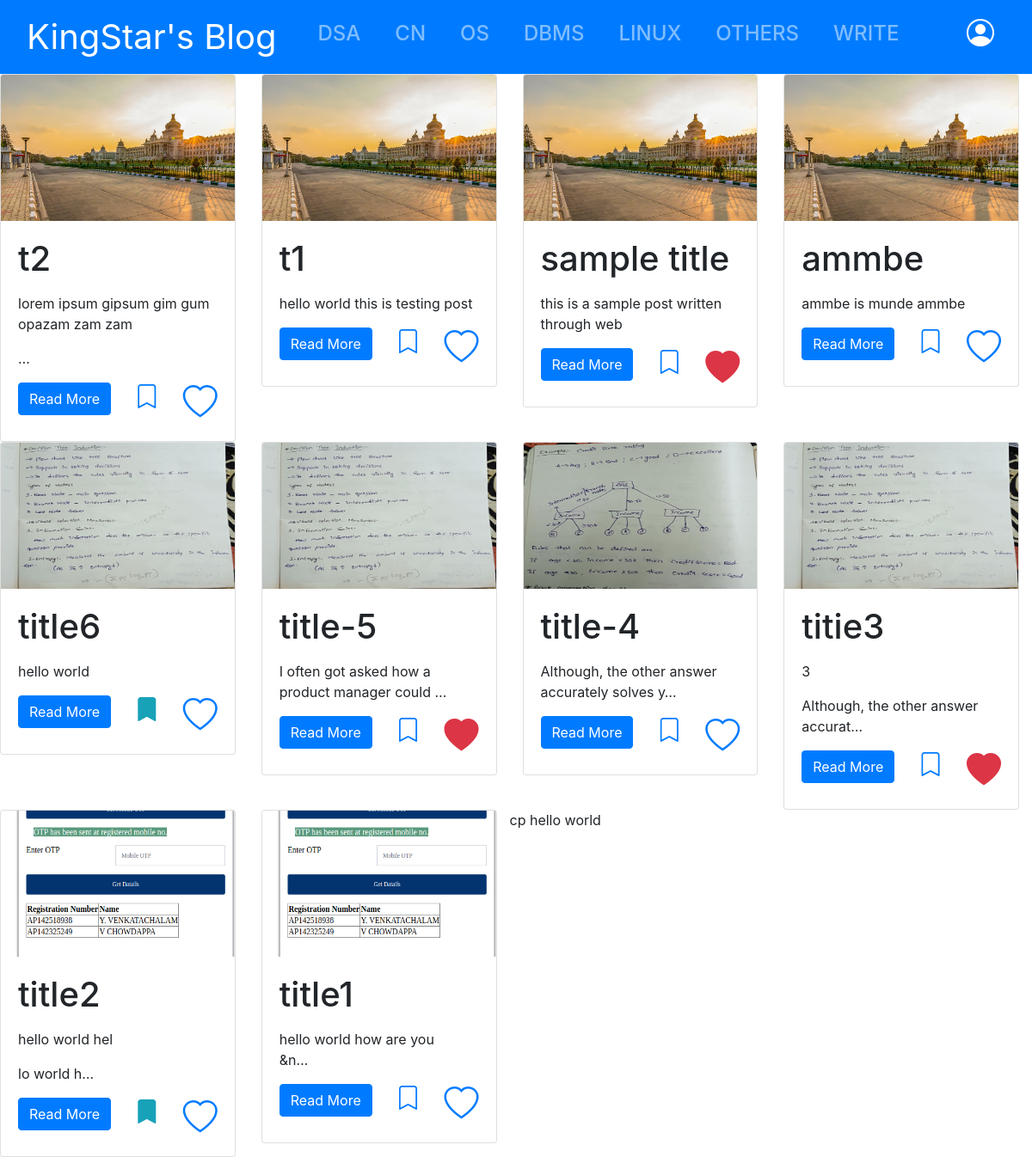
Screenshot of / (signed in) with the database file from the repository.
### blog/models.py (models this page shows, shortened)
class Article(models.Model):
    title = models.CharField(max_length=200, unique=True)
    slug = models.SlugField(max_length=200, unique=True, editable=True)
    author = models.ForeignKey(User, on_delete=models.CASCADE)
    updated_on = models.DateTimeField(auto_now=True)
    created_on = models.DateTimeField(auto_now_add=True)
    content = RichTextField()
    image = models.ImageField(null=True, blank=True,upload_to='images/')
    category = models.CharField(max_length=200, choices=CATEGORY_CHOICES)
    active = models.BooleanField(default=True)
    class Meta:
        ordering = ['-created_on']

### blog/views.py (the view)
# urls.py: path('', views.home, name="home"),
def home(request):
    posts = Article.objects.filter(active = True)
    context = {"articles" : posts}
    if request.user.is_authenticated:
        context["profile"] = UserProfile.objects.get(pk=request.user.id)
    print(settings.MEDIA_ROOT)
    return render(request, 'blog/home.html', context=context)

### templates/blog/home.html (shortened to what this page needs)
{% include "blog/base.html" %}
{% block body %}
    <div class="containter">
        <div class="row mr-0">
            {% if articles %}
                {% block content %}
                    {% include "blog/content.html" %}
                {% endblock %}
            {% else %}
                No Articles to Display
            {% endif %}
        <p>{{ request.user }} hello world</p>
        </div>
    </div>
{% endblock %}

### templates/blog/content.html
                {% load static %}
                {% for article in articles %}
                <div class="col-12 col-sm-6 col-md-6 col-lg-4 col-xl-3">
                    <div class="card">
                        <img class="card-img-top img-fluid" style="height: 170px;"
                            {% if article.image %}
                            src="{{ article.image.url }}"
                            alt="Card image cap"
                            {% else %}
                            src="{% static 'im1.jpg' %}"
                            alt="Card image cap1"
                            {% endif %}
                            >
                        <div class="card-body">
                            <h5 class="card-title h1">{{ article.title }}</h5>
                            <p class="card-text"> {{ article.content|safe|truncatechars:50 }}</p>
                            <div class="d-flex align-items-start justify-content-between">
                            <a href="{% url 'detail'   article.slug  %}" class="btn btn-primary">Read More</a>
                            {% if request.user.is_authenticated and article in profile.read_later.all %}
                                <a href = "{% url 'readlater' article.slug %}"><i class="h3 bi-bookmark-fill text-info"></i></a>
                            {% else %}
                                <a href = "{% url 'readlater' article.slug %}"><i class="h3 bi-bookmark"></i></a>
                            {% endif %}
                            {% if request.user.is_authenticated and article in profile.favourite.all %}
                                <a href = "{% url 'favourite' article.slug %}"><i class="h1 bi-heart-fill text-danger"></i></a>
                            {% else %}
                                <a href = "{% url 'favourite' article.slug %}"><i class="h1 bi-heart"></i></a>
                            {% endif %}
                            </div>
                        </div>
                    </div>
                </div>
                {% endfor %}

### rows the page displays
Article: title "t2", content "lorem ipsum gipsum gim gum opazam zam zam …"
Article: title "t1", content "hello world this is testing post"
Article: title "sample title", content "this is a sample post written through web"
Article: title "ammbe", content "ammbe is munde ammbe"
Article: image (picture), title "title6", content "hello world"
Article: image (picture), title "title-5", content "I often got asked how a product manager could …"
Article: image (picture), title "title-4", content "Although, the other answer accurately solves y…"
Article: image (picture), title "titie3", content "3 Although, the other answer accurat…"
Article: image (picture), title "title2", content "hello world hel lo world h…"
Article: image (picture), title "title1", content "hello world how are you &n…"

### other values shown
{{ request.user }} "cp"
